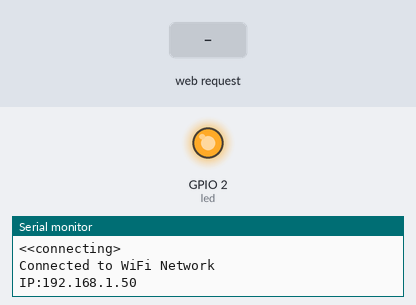
The sketch below on a simulated ESP8266 (NodeMCU). Shown: output pins drawn as LEDs (lit = HIGH), the last lines printed to the serial monitor. The inputs (shaded band) are chosen by the test bench. WiFi joins after 1.5 s; servers stay silent unless stated.

Above: at 2.7 s.
2.8 s: HTTP request GET /ledon received
At 3.9 s:
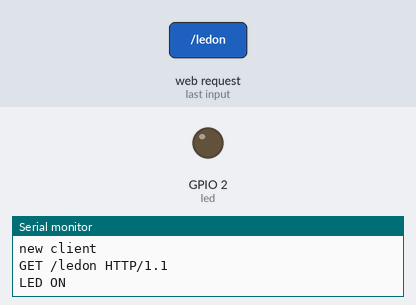
4.3 s: HTTP request GET /ledoff received
At 5.1 s:
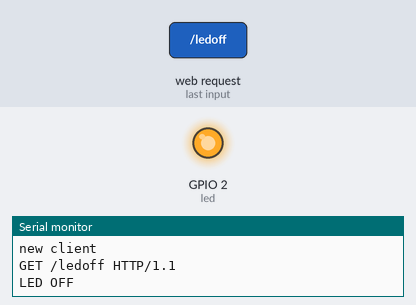
Timing chart, 0 to 7.3 s (numbered marks = the images above; inputs shaded):
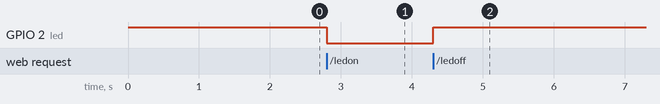

The sketch:

sketch_sep07a.ino
```cpp
#include<ESP8266WiFi.h>
#define led LED_BUILTIN
unsigned char led_status = 0;
const char* ssid = "Inam ul Rehman";
const char* password = "in123456";

WiFiServer server(80);

//WiFiClient client;
void setup() {

  Serial.begin(115200);
  pinMode(led,OUTPUT);
  digitalWrite(led,HIGH);
  Serial.println();
  Serial.print("Connecting to WiFi: ");
  Serial.println(ssid);
  WiFi.begin(ssid,password);
  while(WiFi.status()!=  WL_CONNECTED){
      delay(500);
      Serial.print("<");
      Serial.println("<connecting>");
    }

  Serial.println("Connected to WiFi Network");
  Serial.print("IP:");
  Serial.println(WiFi.localIP());
  server.begin();
}

void loop() {
    WiFiClient client = server.available();
    if(!client){
//      Serial.println("no client");
      return;
      }
    Serial.println("new client");

   while(!client.available()){
     delay(1);
        }
      String request = client.readStringUntil('\r');
      Serial.println(request);
      client.flush();

      if(request.indexOf("/ledoff") != -1){
        led_status = 0;
        digitalWrite(led,HIGH);
        Serial.println("LED OFF");
        }
        else if (request.indexOf("/ledon") != -1){
          led_status = 1;
          digitalWrite(led,LOW);
          Serial.println("LED ON");
          }

      client.println("<h1>hi this is WebServer</h1>");
      client.println("<a href = \"/ledon\"\"> LED ON</button>");
      client.println("<a href = \"/ledoff\"\"> LED OFF</button>");


    }
```

Measured:
- after the input at 2.8 s, GPIO 2 (led): HIGH → LOW at once
- after the input at 4.3 s, GPIO 2 (led): LOW → HIGH at once
